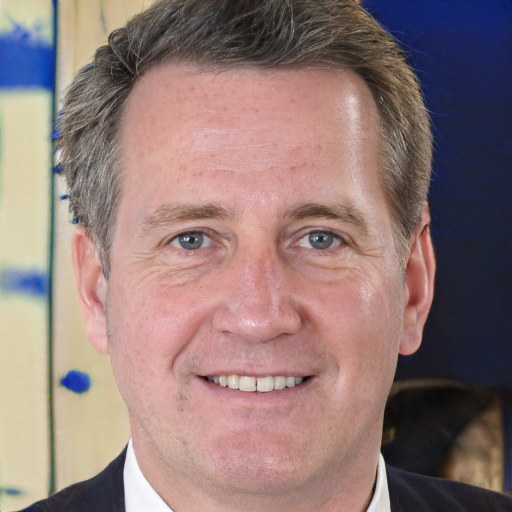
//> input picture Aula-01/images/pessoa1.jpeg, 1024 x 1024 px (shown at 1/2 size)
$ ./mat   (built with g++ and OpenCV 4)
//> lines starting //> are read from the running program, lines starting //| are printed output that depends on the picture; after the words box and inside, x2 and y2 are one past the last pixel; in counts of white or black regions, pixels touching at a corner belong together
#include <opencv2/opencv.hpp>
#include <iostream>

int main()
{
    // Essa Mat é completamente vazia, como um ponteiro apontando para o nada.
    cv::Mat imagem;
    // Essa Mat é uma imagem em grayscale, toda preta. O Size é (width, height),
    // lembre sempre disso. CV_8U é o tipo de dado armazenado. Os mais comuns
    // são:
    // CV_8U - Unsigned 8bits uchar 0~255 (1 canal, usado em imagens em
    // grayscale)
    // CV_8UC3 - O mesmo que CV_8U, só que são três canais, usado em imagens
    // coloridas
    // CV_32FC3 - Float 32bits float -1.1810-38~3.4010-38  (três canais de
    // float, usado para representar point clouds)
    cv::Mat imagem_preta = cv::Mat::zeros(cv::Size(400, 100), CV_8U);

    // Vamos exibir essas imagens com o imshow
    cv::imshow("Imagem preta", imagem_preta);
    // O imshow cria uma janela e mata-a logo em seguida. Para que você possa
    // visuzaliar a imagem, temos que pausar a execução do programa. A forma
    // usual de fazer isso é fazer o programa esperar por uma tecla com o
    // waitKey. Você poderia fazer com std::cin tb, mas waitKey é o mais usado.
    // Se você passar um valor diferente de 0 como argumento, ele vai esperar
    // apenas aquela quantidade de tempo (em milisegundos).
    cv::waitKey(0);
    // ! Se vc tentar fazer um imshow de `imagem` vai dar seg fault.

    // Agora vamos tentar criar uma imagem toda branca. Seria usando ::ones?
    cv::Mat imagem_branca = cv::Mat::ones(cv::Size(400, 100), CV_8U);
    cv::imshow("Imagem branca?", imagem_branca);
    cv::waitKey(0);
    // A imagem não é branca. O motivo é que imagens em grayscale vão de 0
    // (preto) até 255 (branco). Uma Mat com 1 é praticamente uma Mat toda
    // preta. Podemos usar adição pra gerar uma imagem branca.
    imagem_branca = imagem_branca + 254;
    cv::imshow("Imagem branca", imagem_branca);
    cv::waitKey(0);

    // Para não ficar um bolo de janelas com imagens, vamos destrui-las
    cv::destroyAllWindows();

    // Mats funcionam como ponteiros, muito cuidado com isso.
    cv::Mat pintor = imagem_branca;
    pintor = pintor * 0; // Pinte de preto
    // Isso alterou o conteudo da imagem branca.
    cv::imshow("Imagem branca pintada", imagem_branca);
    cv::waitKey(0);

    // Se voce quer evitar esse efeito colateral, utilize o .clone()
    // Vamos voltar nossa imagem para ser branca novamente
    imagem_branca = imagem_branca + 255;
    // Agora usaremos o clone, isso vai copiar a imagem, porém sem atribuir o
    // ponteiro. Dessa forma podemos mudar `pintor` sem mudar imagem branca
    pintor = imagem_branca.clone();
    pintor = pintor * 0; // Pinte de preto
    // Vamos ver se nossa imagem continua branca
    cv::imshow("Imagem branca", imagem_branca);
    cv::waitKey(0);
    // Ja a imagem `pintor` esta preta
    cv::imshow("Pintor", pintor);
    cv::waitKey(0);

    cv::destroyAllWindows();

    // Existem outras formas de criar Mats
    // Usando o construtor, veja que o tamanho é height, width
    cv::Mat outra_branca(100, 400, CV_8U, cv::Scalar(255.0));
    cv::imshow("Outra branca", outra_branca);
    cv::waitKey(0);
    cv::Mat outra_preta(100, 400, CV_8U, cv::Scalar(0.0));
    cv::imshow("Outra preta", outra_preta);
    cv::waitKey(0);

    // Voce sempre pode fazer um std::cout pra ver o que tem dentro de uma Mat
    cv::Mat matriz_identidade = cv::Mat::eye(4, 4, CV_64F);
    std::cout << "Matriz Identidade: " << matriz_identidade << std::endl;

    cv::destroyAllWindows();

    // Podemos carregar uma imagem de um arquivo com o imread
    cv::Mat pessoa = cv::imread("Aula-01/images/pessoa1.jpeg");
//> pessoa is the input picture: 1024 rows x 1024 cols, CV_8UC3; mean B, G, R 118.5, 121.7, 145.4
    cv::imshow("Fulano", pessoa);
    cv::waitKey(0);
    // Ok, essa imagem é muito grande, melhor a gente diminuir ela
    cv::Mat pessoa_menor;
    cv::resize(pessoa, pessoa_menor, cv::Size(400, 100));
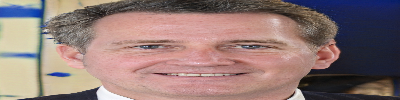
//> pessoa_menor: 100 rows x 400 cols, CV_8UC3; mean B, G, R 118.2, 121.5, 145.2
    cv::imshow("Fulano encolhido", pessoa_menor);
    cv::waitKey(0);
    // Ops, ficou achatado. Melhor fazermos essa redução mantendo a proporção de
    // altura e largura. Que tal reduzirmos pela metade
    cv::resize(pessoa, pessoa_menor, cv::Size(), 0.5, 0.5);
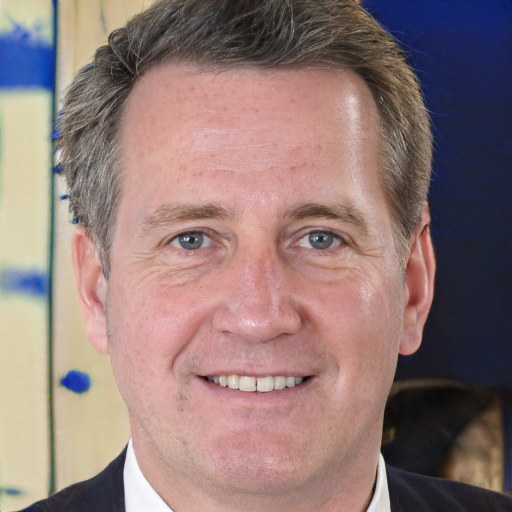
//> pessoa_menor: 512 rows x 512 cols, CV_8UC3; mean B, G, R 118.6, 121.9, 145.6
    cv::imshow("Fulano encolhido corretamente", pessoa_menor);
    cv::waitKey(0);
    cv::destroyAllWindows();
    // As vezes queremos a imagem em grayscale. Podemos carregar ela ja em
    // grayscale:
    cv::Mat pessoa_grayscale = cv::imread("Aula-01/images/pessoa1.jpeg", 0);
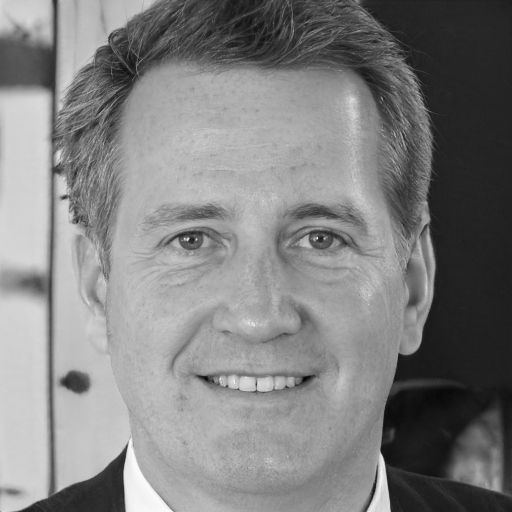
//> pessoa_grayscale: 1024 rows x 1024 cols, CV_8UC1 (shown at 1/2 size); min 4, max 255, mean 128.5
    cv::imshow("Fulano em grayscale", pessoa_grayscale);
    cv::waitKey(0);
    // Ou converter manualmente:
    cv::cvtColor(pessoa, pessoa_grayscale, CV_BGR2GRAY);
//> pessoa_grayscale: 1024 rows x 1024 cols, CV_8UC1; 10 pixels changed, all inside (x1, y1, x2, y2) = (441, 475, 636, 759)
    cv::imshow("Fulano convertido em grayscale", pessoa_grayscale);
    cv::waitKey(0);
    // Podemos salvar essa imagem no disco com o imwrite
    cv::imwrite("Aula-01/images/pessoa1_grayscale.jpeg", pessoa_grayscale);
    cv::destroyAllWindows();

    return 0;
}

$ run again, with Aula-01/images/natureza.jpg copied over Aula-01/images/pessoa1.jpeg
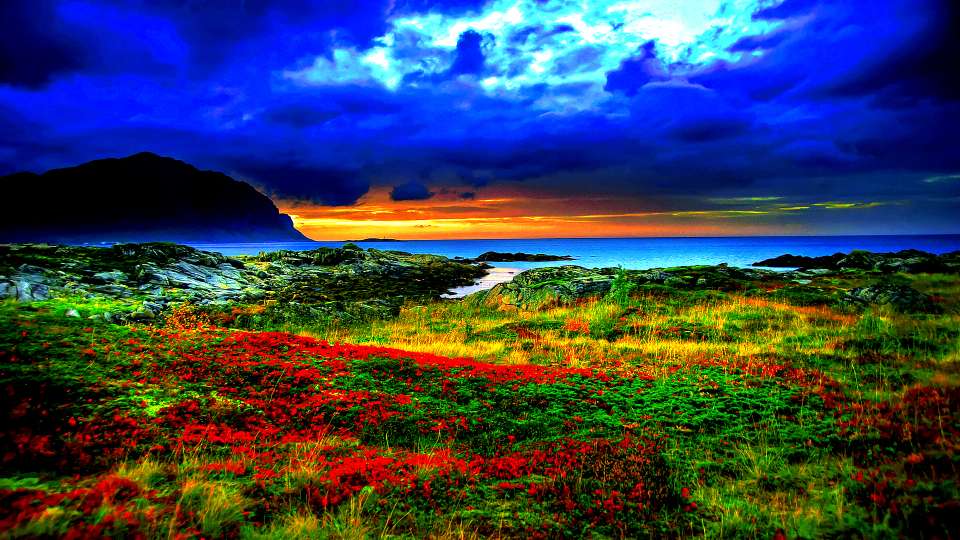
//> input picture Aula-01/images/natureza.jpg, 1920 x 1080 px (shown at 1/2 size)
//> pessoa is the input picture: 1080 rows x 1920 cols, CV_8UC3; mean B, G, R 82.6, 64.2, 52.2
//> `cv::resize(pessoa, pessoa_menor, cv::Size(400, 100));`:
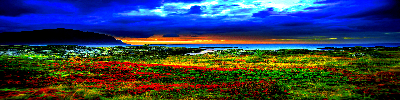
//> pessoa_menor: 100 rows x 400 cols, CV_8UC3; mean B, G, R 82.4, 63.7, 51.8
//> `cv::Mat pessoa_grayscale = cv::imread("Aula-01/images/pessoa1.jpeg", 0);`:
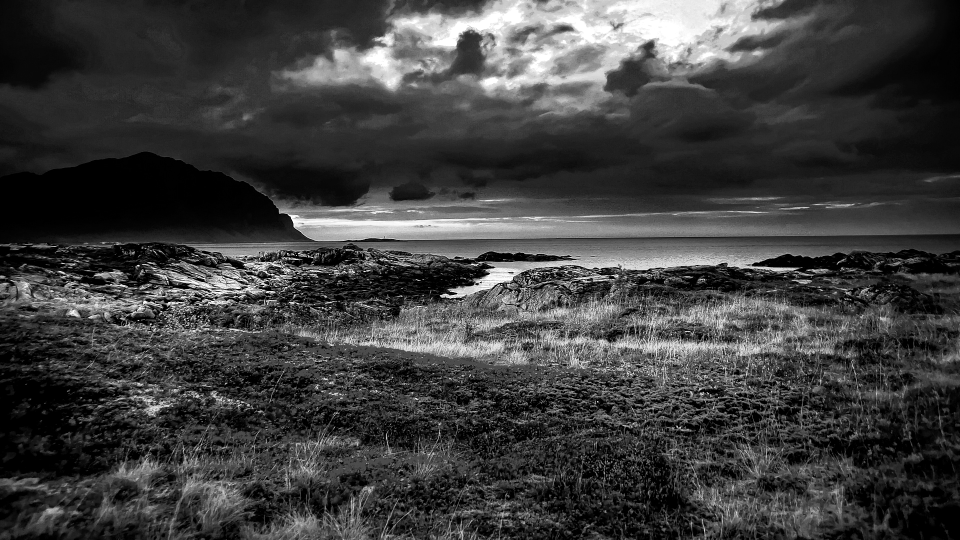
//> pessoa_grayscale: 1080 rows x 1920 cols, CV_8UC1 (shown at 1/2 size); min 0, max 255, mean 62.6
